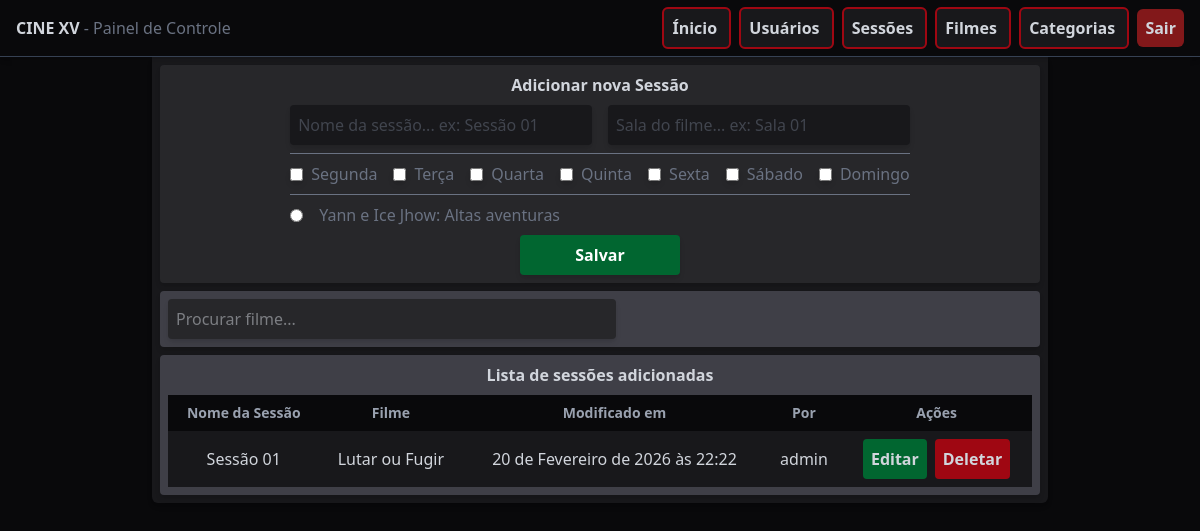
The app's page /sessions/ (signed in), older data.
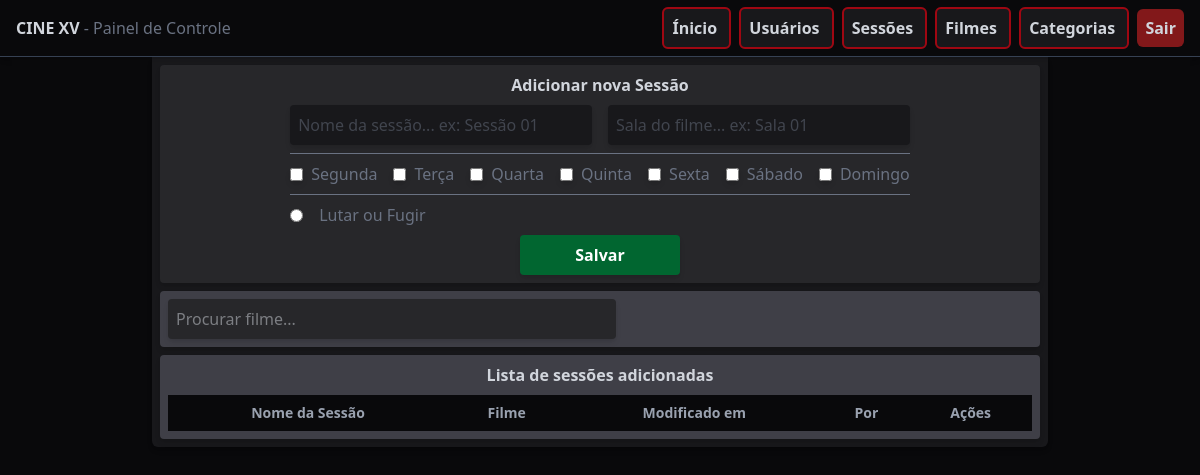
The same page, newer data.
### api/models.py (models this page shows, shortened)
class FilmCard(models.Model):
    DISPLAY_CHOICES = [
        ('on_display', "Em Cartaz"),
        ('shortly', "Em Breve")
    ]
    AGE_CHOICES = [
        ('livre', "Livre"),
        ('10', "10 Anos"),
        ('12', "12 Anos"),
        ('14', "14 Anos"),
        ('16', "16 Anos"),
        ('18', "18 Anos")
    ]
    name = models.CharField(max_length=200, unique=True)
    category = models.ManyToManyField(Category, related_name='films')
    description = models.TextField()
    version = models.ManyToManyField(Version, related_name='ver_films')
    duration = models.PositiveIntegerField()
    age_rating = models.CharField(choices=AGE_CHOICES, default='livre')
    display = models.CharField(choices=DISPLAY_CHOICES, default='on_display')
    thumb_image = models.FileField(upload_to='thumbs/')
    ticket_url = models.URLField()
    modified_by = models.ForeignKey(User, on_delete=models.SET_NULL, null=True, related_name='mod_films')
    modified_at = models.DateTimeField(auto_now_add=True)
    def __str__(self):
        return self.name

class Session(models.Model):
    WEEK_CHOICES = [
        ('monday', "Segunda"),
        ('tuesday', "Terça"),
        ('wednesday', "Quarta"),
        ('thursday', "Quinta"),
        ('friday', "Sexta"),
        ('saturday', "Sábado"),
        ('sunday', "Domingo")
    ]
    name = models.CharField(max_length=100, unique=True)
    days_list = models.JSONField(default=list)
    film = models.OneToOneField(FilmCard, on_delete=models.CASCADE, related_name='session_film')
    room = models.CharField(max_length=100)
    modified_by = models.ForeignKey(User, on_delete=models.SET_NULL, null=True, related_name='modified_sessions')
    modified_at = models.DateTimeField(auto_now_add=True)

### control/models.py (models this page shows, shortened)
class CustomUser(AbstractBaseUser, PermissionsMixin):
    username = models.CharField(max_length=200, unique=True)
    is_active = models.BooleanField(default=False)
    is_admin = models.BooleanField(default=False)
    objects = CustomUserManager()
    USERNAME_FIELD = 'username'
    REQUIRED_FIELDS = []
    def __str__(self):
        return self.username

### control/views.py (the view, shortened to what this page needs)
# urls.py: path('sessions/', views.sessions, name='sessions'),
@login_required(login_url='user-login')
def sessions(request):
    form = AddSessionForm()
    sessions = Session.objects.all()
    context = {
        'form': form,
        'sessions': sessions
    }
    return render(request, 'session/sessions.html', context)

### control/forms.py (shortened to what this page needs)
class AddSessionForm(forms.ModelForm):
    days_list = forms.MultipleChoiceField(
        choices=Session.WEEK_CHOICES,
        widget=forms.CheckboxSelectMultiple(attrs={
            'class': "shadow-md"
        }),
        required=True
    )
    film = forms.ModelChoiceField(
        queryset=FilmCard.objects.none(),
        widget=forms.RadioSelect,
        empty_label=None
    )
    class Meta:
        model = Session
        fields = ['name', 'days_list', 'film', 'room']
        widgets = {
            'name': forms.TextInput(attrs={
                'class': "w-full bg-zinc-900 outline-none p-2 rounded-sm shadow-md",
                'placeholder': "Nome da sessão... ex: Sessão 01"
            }),
            'room': forms.TextInput(attrs={
                'class': "w-full bg-zinc-900 outline-none p-2 rounded-sm shadow-md",
                'placeholder': "Sala do filme... ex: Sala 01"
            })
        }
    def __init__(self, *args, **kwargs):
        super().__init__(*args, **kwargs)
        used_films = Session.objects.values_list('film_id', flat=True)
        self.fields['film'].queryset = FilmCard.objects.exclude(id__in=used_films)

### control/templates/session/sessions.html (shortened to what this page needs)
{% extends 'base.html' %}
{% block content %}
<div class="w-4xl bg-zinc-900 mx-auto p-2 rounded-b-md space-y-2 shadow-md">
    <div class="bg-zinc-800 flex flex-col gap-2 text-center items-center rounded-sm p-2 shadow-md">
        <h1 class="font-semibold">Adicionar nova Sessão</h1>
        <form method="POST" class="flex flex-col gap-2 text-gray-500">
            <div class="flex flex-row gap-4">
                {{ form.name }}
                {{ form.room }}
            </div>
            <hr>
            <div class="flex flex-row flex-wrap gap-4">
                {% for checkbox in form.days_list %}
                    <label class="flex items-center gap-2">
                        {{ checkbox.tag }}
                        <span>{{ checkbox.choice_label }}</span>
                    </label>
                {% endfor %}
            </div>
            <hr>
            <div class="flex gap-4">
                {% for radio in form.film %}
                    <label class="flex items-center gap-4"">
                        {{ radio.tag }}
                        <span>{{ radio.choice_label }}</span>
                    </label>
                {% endfor %}
            </div>
            <button name="form_type" value="add_form" type="submit" class="w-40 mx-auto bg-green-800 hover:bg-green-600 p-2 rounded-sm text-white font-semibold cursor-pointer transition shadow-md">
                Salvar
            </button>
        </form>
    </div>
    <div class="bg-zinc-700 flex flex-col gap-2 text-center rounded-sm p-2 shadow-md">
        <input id="search-files" type="search" placeholder="Procurar filme..." class="w-full max-w-md bg-zinc-800 rounded-sm p-2 shadow-md">
    </div>
    <div class="bg-zinc-700 flex flex-col gap-2 text-center items-center rounded-sm p-2 shadow-md">
        <h1 class="font-semibold">Lista de sessões adicionadas</h1>
        <table class="w-full text-center">
            <thead>
                <tr class="bg-zinc-950 font-semibold text-sm text-gray-400">
                    <th class="p-2">Nome da Sessão</th>
                    <th class="p-2">Filme</th>
                    <th class="p-2">Modificado em</th>
                    <th class="p-2">Por</th>
                    <th class="p-2">Ações</th>
                </tr>
            </thead>
            <tbody>
                {% for session in sessions %}
                <tr class="bg-zinc-900 hover:bg-zinc-800 transition cursor-pointer">
                    <td class="p-2">{{ session.name }}</td>
                    <td class="p-2">{{ session.film }}</td>
                    <td class="p-2">{{ session.modified_at }}</td>
                    <td class="p-2">{{ session.modified_by }}</td>
                    <td class="p-2 flex flex-row justify-center items-center gap-2">
                        <a href="{% url 'session-edit' session.id %}" class="bg-green-800 hover:bg-green-600 p-2 rounded-sm cursor-pointer transition font-semibold">
                            Editar
                        </a>
                        <form method="POST">
                            <button name="form_type" value="delete_form" class="bg-red-800 hover:bg-red-600 p-2 rounded-sm cursor-pointer transition font-semibold">
                                Deletar
                            </button>
                        </form>
                    </td>
                </tr>
                {% endfor %}
            </tbody>
        </table>
    </div>
</div>
{% endblock %}

Row changes from the older to the newer data that the page shows:
removed FilmCard: choice_label "Yann e Ice Jhow: Altas aventuras"
removed Session: name "Sessão 01", film "Lutar ou Fugir", modified_at "20 de Fevereiro de 2026 às 22:22", modified_by "admin"
added FilmCard: choice_label "Lutar ou Fugir"
Text that changed along with them:
new list line: "☐ Lutar ou Fugir"
list line gone: "☐ Yann e Ice Jhow: Altas aventur"
